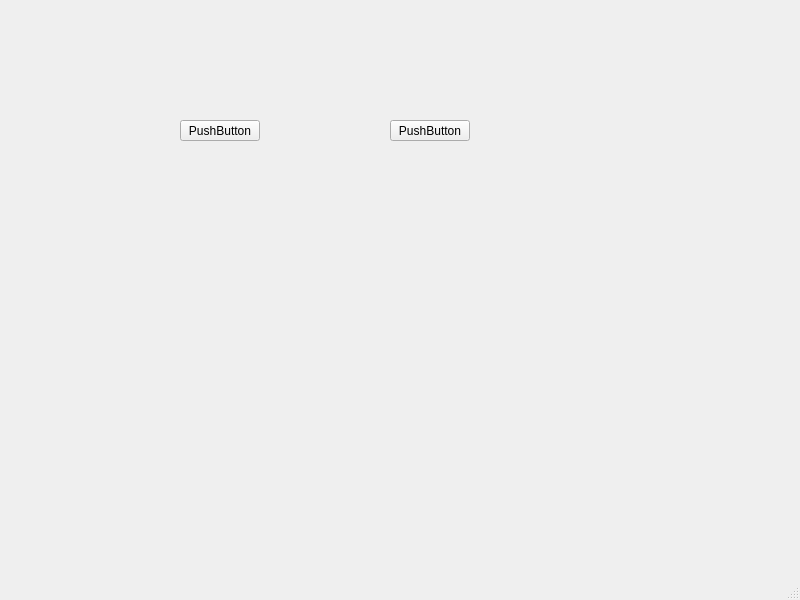
<?xml version="1.0" encoding="UTF-8"?>
<ui version="4.0">
 <class>MainWindow</class>
 <widget class="QMainWindow" name="MainWindow">
  <property name="geometry">
   <rect>
    <x>0</x>
    <y>0</y>
    <width>800</width>
    <height>600</height>
   </rect>
  </property>
  <property name="windowTitle">
   <string>MainWindow</string>
  </property>
  <widget class="QWidget" name="centralwidget">
   <widget class="QPushButton" name="pushButton">
    <property name="geometry">
     <rect>
      <x>180</x>
      <y>120</y>
      <width>80</width>
      <height>21</height>
     </rect>
    </property>
    <property name="text">
     <string>PushButton</string>
    </property>
   </widget>
   <widget class="QPushButton" name="pushButton_2">
    <property name="geometry">
     <rect>
      <x>390</x>
      <y>120</y>
      <width>80</width>
      <height>21</height>
     </rect>
    </property>
    <property name="text">
     <string>PushButton</string>
    </property>
   </widget>
  </widget>
  <widget class="QMenuBar" name="menubar">
   <property name="geometry">
    <rect>
     <x>0</x>
     <y>0</y>
     <width>800</width>
     <height>20</height>
    </rect>
   </property>
  </widget>
  <widget class="QStatusBar" name="statusbar"/>
 </widget>
 <resources/>
 <connections/>
</ui>
